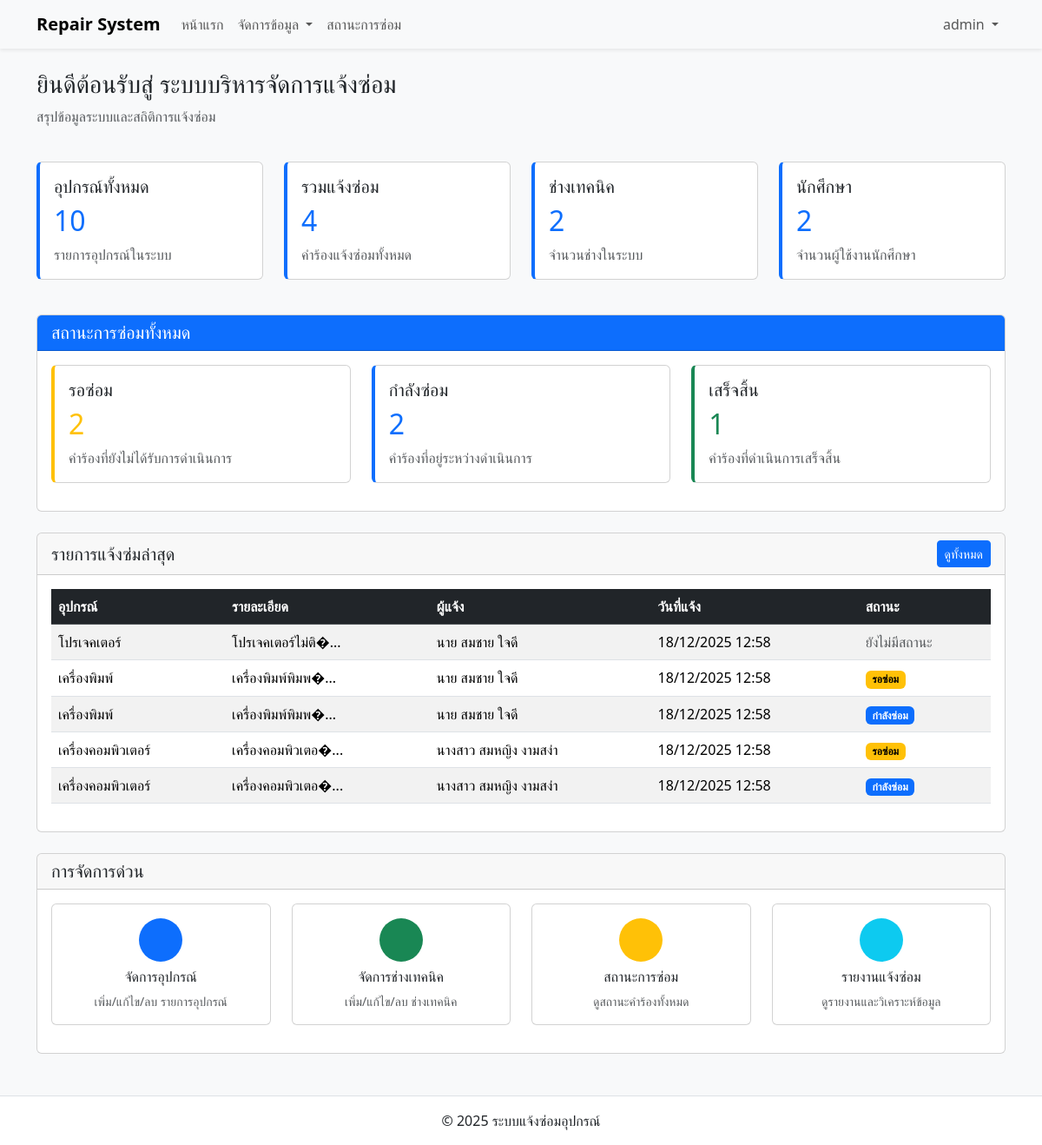
Page /frontend/admin/index.php (signed in) on the committed database.
### tables this page shows
CREATE TABLE repair (
    id INT AUTO_INCREMENT PRIMARY KEY,
    student_id INT NOT NULL,
    equipment_id INT NOT NULL,
    details TEXT NOT NULL,
    image VARCHAR(255),
    created_at TIMESTAMP DEFAULT CURRENT_TIMESTAMP,
    updated_at TIMESTAMP DEFAULT CURRENT_TIMESTAMP ON UPDATE CURRENT_TIMESTAMP,
    FOREIGN KEY (student_id) REFERENCES student(id) ON DELETE RESTRICT,
    FOREIGN KEY (equipment_id) REFERENCES equipment(id) ON DELETE RESTRICT
);

CREATE TABLE equipment (
    id INT AUTO_INCREMENT PRIMARY KEY,
    name VARCHAR(255) NOT NULL UNIQUE,
    created_at TIMESTAMP DEFAULT CURRENT_TIMESTAMP
);

CREATE TABLE student (
    id INT AUTO_INCREMENT PRIMARY KEY,
    title VARCHAR(10) NOT NULL,
    firstname VARCHAR(255) NOT NULL,
    lastname VARCHAR(255) NOT NULL,
    student_id VARCHAR(50) NOT NULL UNIQUE,
    auth_id INT NOT NULL,
    created_at TIMESTAMP DEFAULT CURRENT_TIMESTAMP,
    FOREIGN KEY (auth_id) REFERENCES auth(id) ON DELETE CASCADE
);

### frontend/admin/index.php (the view, shortened to what this page needs)
<?php
require_once('../../configs/connect.php');
try {
    $stmt = $conn->query("SELECT COUNT(*) as total FROM repair");
    $totalRepairs = $stmt->fetch()['total'];
    $stmt = $conn->query("
        SELECT
            rd.status,
            COUNT(*) as count
        FROM repair r
        LEFT JOIN repair_detail rd ON r.id = rd.repair_id
            AND rd.created_at = (
                SELECT MAX(created_at)
                FROM repair_detail
                WHERE repair_id = r.id
            )
        GROUP BY rd.status
    ");
    $repairStats = $stmt->fetchAll(PDO::FETCH_KEY_PAIR);
    $stmt = $conn->query("SELECT COUNT(*) as total FROM equipment");
    $equipmentCount = $stmt->fetch()['total'];
    $stmt = $conn->query("SELECT COUNT(*) as total FROM technical");
    $technicalCount = $stmt->fetch()['total'];
    $stmt = $conn->query("SELECT COUNT(*) as total FROM student");
    $studentCount = $stmt->fetch()['total'];
} catch (PDOException $e) {
    die("Query Failed: " . $e->getMessage());
}
?>
<!doctype html>
<html lang="th">
<head>
    <link href="https://cdn.jsdelivr.net/npm/bootstrap@5.3.2/dist/css/bootstrap.min.css" rel="stylesheet" />
</head>
<body class="bg-light">
    <?php require_once '../layouts/navbar.php'?>
    <main class="container mt-4">
        <div class="row mb-4">
            <div class="col-12">
                <h1 class="h3">ยินดีต้อนรับสู่ ระบบบริหารจัดการแจ้งซ่อม</h1>
                <p class="text-muted">สรุปข้อมูลระบบและสถิติการแจ้งซ่อม</p>
            </div>
        </div>
        <div class="row mb-4">
            <div class="col-md-6 col-lg-3 mb-3">
                <div class="card stat-card h-100">
                    <div class="card-body">
                        <h5 class="card-title">อุปกรณ์ทั้งหมด</h5>
                        <h2 class="text-primary"><?= $equipmentCount ?></h2>
                        <p class="card-text text-muted">รายการอุปกรณ์ในระบบ</p>
                    </div>
                </div>
            </div>
            <div class="col-md-6 col-lg-3 mb-3">
                <div class="card stat-card h-100">
                    <div class="card-body">
                        <h5 class="card-title">รวมแจ้งซ่อม</h5>
                        <h2 class="text-primary"><?= $totalRepairs ?></h2>
                        <p class="card-text text-muted">คำร้องแจ้งซ่อมทั้งหมด</p>
                    </div>
                </div>
            </div>
            <div class="col-md-6 col-lg-3 mb-3">
                <div class="card stat-card h-100">
                    <div class="card-body">
                        <h5 class="card-title">ช่างเทคนิค</h5>
                        <h2 class="text-primary"><?= $technicalCount ?></h2>
                        <p class="card-text text-muted">จำนวนช่างในระบบ</p>
                    </div>
                </div>
            </div>
            <div class="col-md-6 col-lg-3 mb-3">
                <div class="card stat-card h-100">
                    <div class="card-body">
                        <h5 class="card-title">นักศึกษา</h5>
                        <h2 class="text-primary"><?= $studentCount ?></h2>
                        <p class="card-text text-muted">จำนวนผู้ใช้งานนักศึกษา</p>
                    </div>
                </div>
            </div>
        </div>
        <div class="row mb-4">
            <div class="col-12">
                <div class="card">
                    <div class="card-header bg-primary text-white">
                        <h5 class="mb-0">สถานะการซ่อมทั้งหมด</h5>
                    </div>
                    <div class="card-body">
                        <div class="row">
                            <div class="col-md-4 mb-3">
                                <div class="card stat-card waiting h-100">
                                    <div class="card-body">
                                        <h5 class="card-title">รอซ่อม</h5>
                                        <h2 class="text-warning"><?= $repairStats['รอซ่อม'] ?? 0 ?></h2>
                                        <p class="card-text text-muted">คำร้องที่ยังไม่ได้รับการดำเนินการ</p>
                                    </div>
                                </div>
                            </div>
                            <div class="col-md-4 mb-3">
                                <div class="card stat-card in-progress h-100">
                                    <div class="card-body">
                                        <h5 class="card-title">กำลังซ่อม</h5>
                                        <h2 class="text-primary"><?= $repairStats['กำลังซ่อม'] ?? 0 ?></h2>
                                        <p class="card-text text-muted">คำร้องที่อยู่ระหว่างดำเนินการ</p>
                                    </div>
                                </div>
                            </div>
                            <div class="col-md-4 mb-3">
                                <div class="card stat-card completed h-100">
                                    <div class="card-body">
                                        <h5 class="card-title">เสร็จสิ้น</h5>
                                        <h2 class="text-success"><?= $repairStats['เสร็จสิ้น'] ?? 0 ?></h2>
                                        <p class="card-text text-muted">คำร้องที่ดำเนินการเสร็จสิ้น</p>
                                    </div>
                                </div>
                            </div>
                        </div>
                    </div>
                </div>
            </div>
        </div>
        <div class="row mb-4">
            <div class="col-12">
                <div class="card">
                    <div class="card-header d-flex justify-content-between align-items-center">
                        <h5 class="mb-0">รายการแจ้งซ่มล่าสุด</h5>
                        <a href="repairs.php" class="btn btn-primary btn-sm">ดูทั้งหมด</a>
                    </div>
                    <div class="card-body">
                        <div class="table-responsive">
                            <table class="table table-striped table-hover">
                                <thead class="table-dark">
                                    <tr>
                                        <th>อุปกรณ์</th>
                                        <th>รายละเอียด</th>
                                        <th>ผู้แจ้ง</th>
                                        <th>วันที่แจ้ง</th>
                                        <th>สถานะ</th>
                                    </tr>
                                </thead>
                                <tbody>
                                    <?php
                                    $stmt = $conn->prepare("
                                        SELECT
                                            r.id as repair_id,
                                            r.details,
                                            r.created_at as repair_date,
                                            e.name as equipment_name,
                                            s.title as student_title,
                                            s.firstname as student_firstname,
                                            s.lastname as student_lastname,
                                            rd.status as current_status
                                        FROM repair r
                                        LEFT JOIN equipment e ON r.equipment_id = e.id
                                        LEFT JOIN student s ON r.student_id = s.id
                                        LEFT JOIN repair_detail rd ON r.id = rd.repair_id
                                            AND rd.created_at = (
                                                SELECT MAX(created_at)
                                                FROM repair_detail
                                                WHERE repair_id = r.id
                                            )
                                        ORDER BY r.created_at DESC
                                        LIMIT 5
                                    ");
                                    $stmt->execute();
                                    $recentRepairs = $stmt->fetchAll();
                                    ?>
                                    <?php if (count($recentRepairs) > 0): ?>
                                        <?php foreach ($recentRepairs as $repair): ?>
                                            <tr>
                                                <td><?= htmlspecialchars($repair['equipment_name'] ?? 'N/A') ?></td>
                                                <td><?= htmlspecialchars(substr($repair['details'], 0, 50)) . (strlen($repair['details']) > 50 ? '...' : '') ?></td>
                                                <td>
                                                    <?php if ($repair['student_title'] && $repair['student_firstname'] && $repair['student_lastname']): ?>
                                                        <?= htmlspecialchars($repair['student_title'] . ' ' . $repair['student_firstname'] . ' ' . $repair['student_lastname']) ?>
                                                    <?php else: ?>
                                                        N/A
                                                    <?php endif; ?>
                                                </td>
                                                <td><?= date('d/m/Y H:i', strtotime($repair['repair_date'])) ?></td>
                                                <td>
                                                    <?php if ($repair['current_status']): ?>
                                                        <?php $statusClass = '';
                                                            switch($repair['current_status']) {
                                                                case 'รอซ่อม': $statusClass = 'status-waiting'; break;
                                                                case 'กำลังซ่อม': $statusClass = 'status-in-progress'; break;
                                                            }
                                                        ?>
                                                        <span class="badge <?= $statusClass ?>"><?= htmlspecialchars($repair['current_status']) ?></span>
                                                    <?php else: ?>
                                                        <span class="text-muted">ยังไม่มีสถานะ</span>
                                                    <?php endif; ?>
                                                </td>
                                            </tr>
                                        <?php endforeach; ?>
                                    <?php else: ?>
                                        <tr>
                                            <td colspan="5" class="text-center">ไม่มีข้อมูลการแจ้งซ่อมล่าสุด</td>
                                        </tr>
                                    <?php endif; ?>
                                </tbody>
                            </table>
                        </div>
                    </div>
                </div>
            </div>
        </div>
        <div class="row mb-4">
            <div class="col-12">
                <div class="card">
                    <div class="card-header">
                        <h5 class="mb-0">การจัดการด่วน</h5>
                    </div>
                    <div class="card-body">
                        <div class="row">
                            <div class="col-md-3 col-6 mb-3">
                                <a href="equipment.php" class="text-decoration-none">
                                    <div class="card text-center h-100">
                                        <div class="card-body d-flex flex-column">
                                            <div class="bg-primary text-white rounded-circle mx-auto mb-2" style="width: 50px; height: 50px; display: flex; align-items: center; justify-content: center;">
                                            </div>
                                            <h6 class="card-title">จัดการอุปกรณ์</h6>
                                            <p class="card-text text-muted small">เพิ่ม/แก้ไข/ลบ รายการอุปกรณ์</p>
                                        </div>
                                    </div>
                                </a>
                            </div>
                            <div class="col-md-3 col-6 mb-3">
                                <a href="technical.php" class="text-decoration-none">
                                    <div class="card text-center h-100">
                                        <div class="card-body d-flex flex-column">
                                            <div class="bg-success text-white rounded-circle mx-auto mb-2" style="width: 50px; height: 50px; display: flex; align-items: center; justify-content: center;">
                                            </div>
                                            <h6 class="card-title">จัดการช่างเทคนิค</h6>
                                            <p class="card-text text-muted small">เพิ่ม/แก้ไข/ลบ ช่างเทคนิค</p>
                                        </div>
                                    </div>
                                </a>
                            </div>
                            <div class="col-md-3 col-6 mb-3">
                                <a href="repairs.php" class="text-decoration-none">
                                    <div class="card text-center h-100">
                                        <div class="card-body d-flex flex-column">
                                            <div class="bg-warning text-dark rounded-circle mx-auto mb-2" style="width: 50px; height: 50px; display: flex; align-items: center; justify-content: center;">
                                            </div>
                                            <h6 class="card-title">สถานะการซ่อม</h6>
                                            <p class="card-text text-muted small">ดูสถานะคำร้องทั้งหมด</p>
                                        </div>
                                    </div>
                                </a>
                            </div>
                            <div class="col-md-3 col-6 mb-3">
                                <a href="report.php" class="text-decoration-none">
                                    <div class="card text-center h-100">
                                        <div class="card-body d-flex flex-column">
                                            <div class="bg-info text-white rounded-circle mx-auto mb-2" style="width: 50px; height: 50px; display: flex; align-items: center; justify-content: center;">
                                            </div>
                                            <h6 class="card-title">รายงานแจ้งซ่อม</h6>
                                            <p class="card-text text-muted small">ดูรายงานและวิเคราะห์ข้อมูล</p>
                                        </div>
                                    </div>
                                </a>
                            </div>
                        </div>
                    </div>
                </div>
            </div>
        </div>
    </main>
    <?php require_once '../layouts/footer.php'?>
</body>
</html>

### frontend/admin/index.php (style rules this page uses)
.stat-card { border-left: 4px solid #0d6efd; transition: transform 0.2s; }
.stat-card.waiting { border-left-color: #ffc107; }
.stat-card.in-progress { border-left-color: #0d6efd; }
.stat-card.completed { border-left-color: #198754; }
.status-waiting { background-color: #ffc107; color: #000; }
.status-in-progress { background-color: #0d6efd; color: #fff; }

### rows in the picture
repair: equipment.name "โปรเจคเตอร์", details "โปรเจคเตอร์ไม่ติ�", student.lastname "นาย สมชาย ใจดี", created_at "18/12/2025 12:58", shows "ยังไม่มีสถานะ"
repair: equipment.name "เครื่องพิมพ์", details "เครื่องพิมพ์พิมพ�", student.lastname "นาย สมชาย ใจดี", created_at "18/12/2025 12:58", current_status "รอซ่อม", current_status "กำลังซ่อม"
repair: equipment.name "เครื่องคอมพิวเตอร์", details "เครื่องคอมพิวเตอ�", student.lastname "นางสาว สมหญิง งามสง่า", created_at "18/12/2025 12:58", current_status "รอซ่อม", current_status "กำลังซ่อม"

### other values in the picture
$_SESSION['username'] "admin"
$equipmentCount "10"
$totalRepairs "4"
$technicalCount "2"
$studentCount "2"
$repairStats['รอซ่อม'] "2"
$repairStats['กำลังซ่อม'] "2"
$repairStats['เสร็จสิ้น'] "1"
